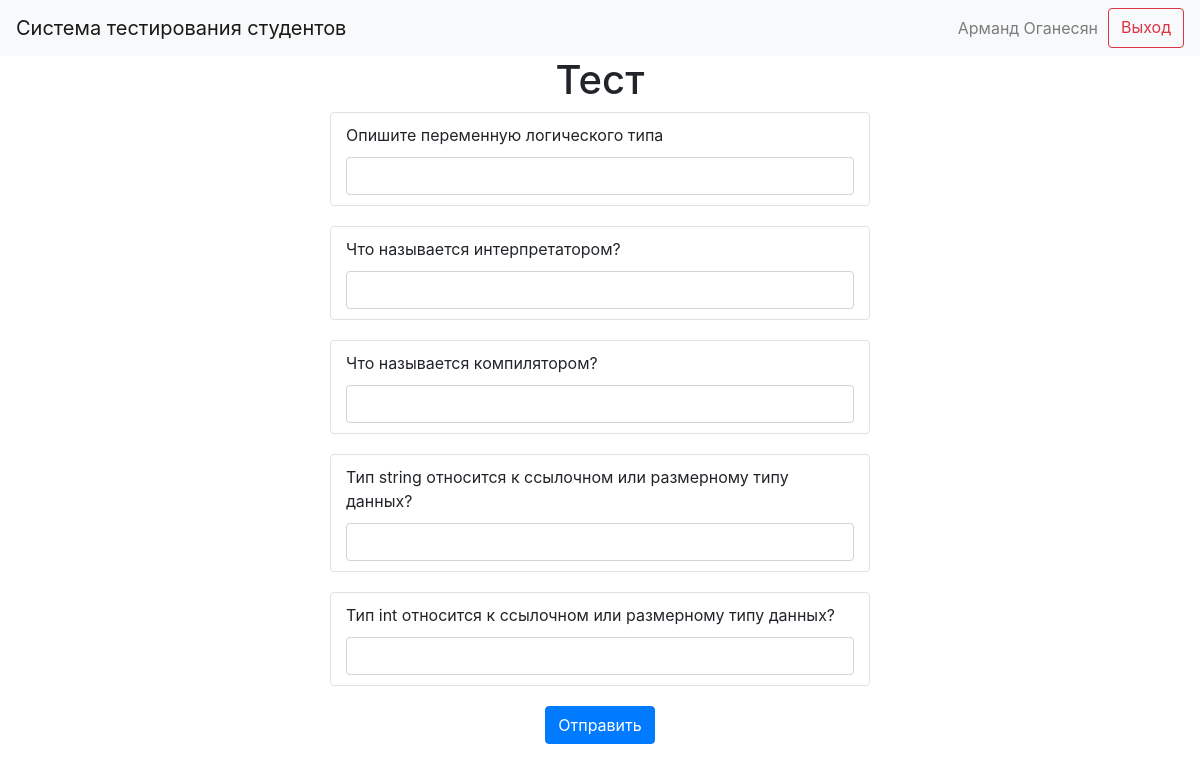
/start_test/65 (signed in), run on the app's committed database.
### data/users.py (models this page shows)
class User(SqlAlchemyBase, UserMixin):
    __tablename__ = 'users'
    id = sqlalchemy.Column(sqlalchemy.Integer,
                           primary_key=True, autoincrement=True)
    name = sqlalchemy.Column(sqlalchemy.String, nullable=True)
    group = sqlalchemy.Column(sqlalchemy.String, nullable=True, default='default')
    date_of_birth = sqlalchemy.Column(sqlalchemy.Date, nullable=True)
    user_level = sqlalchemy.Column(sqlalchemy.String, default='student')

### data/questions.py (models this page shows)
class Question(SqlAlchemyBase, UserMixin):
    __tablename__ = 'questions'
    id = sqlalchemy.Column(sqlalchemy.Integer,
                           primary_key=True, autoincrement=True)
    text = sqlalchemy.Column(sqlalchemy.String, nullable=True)
    topic_id = sqlalchemy.Column(sqlalchemy.Integer, sqlalchemy.ForeignKey('topics.id'), nullable=True)

### main.py (the view)
@app.route("/start_test/<int:test_id>")
@login_required
def start_test(test_id):
    db_sess = db_session.create_session()
    test = db_sess.query(BlitzTest).filter(BlitzTest.id == test_id).first()
    questions = [db_sess.query(Question).filter(Question.id == test.question_1).first(),
                 db_sess.query(Question).filter(Question.id == test.question_2).first(),
                 db_sess.query(Question).filter(Question.id == test.question_3).first(),
                 db_sess.query(Question).filter(Question.id == test.question_4).first(),
                 db_sess.query(Question).filter(Question.id == test.question_5).first()]
    return render_template('test.html', test=test, questions=questions)

### data/db_session.py (called while the page is built)
def create_session() -> Session:
    global __factory
    return __factory()

### main.py (called while the page is built)
@login_manager.user_loader
def load_user(user_id):
    db_sess = db_session.create_session()
    return db_sess.query(User).get(user_id)

### templates/test.html
{% extends "base.html" %}
{% block content %}
<div class="container text-center">
    <h1>Тест</h1>
    <form action="{{ url_for('submit_test', test_id=test.id) }}" method="post">
    {% for question in questions %}
        <div class="col-md-6 mx-auto border rounded" style="margin-bottom: 20px;">
            <p class="text-left" style="margin: 10px 0;">{{ question.text }}</p>
            <input type="text" name="answer" class="form-control" style="margin: 10px 0;">
        </div>
    {% endfor %}
        <input type="submit" class="btn btn-primary" value="Отправить">
    </form>
</div>
{% endblock %}

### templates/base.html (shortened to what this page needs)
<!doctype html>
<html lang="en">
<head>
    <link rel="stylesheet"
          href="https://stackpath.bootstrapcdn.com/bootstrap/4.4.1/css/bootstrap.min.css"
>
</head>
<body>
<header>
    <nav class="navbar navbar-light bg-light">
        <a class="navbar-brand" href="/">Система тестирования студентов</a>
        {% if current_user.is_authenticated %}
        <div class="d-flex flex-row-reverse">
            <a class="btn btn-outline-danger spaced-element" style="margin-left: 10px; text-align: center;"
               href="/logout">Выход</a>
            <a class="navbar-text" style="margin-left: 10px; text-align: center;">{{ current_user.name }}</a>
        </div>
        {% endif %}
    </nav>
</header>
<main role="main" class="container">
    {% block content %}
    {% endblock %}
</main>
</body>
</html>

### data on the page
User: name "Арманд Оганесян"
Question: text "Опишите переменную логического типа"
Question: text "Что называется интерпретатором?"
Question: text "Что называется компилятором?"
Question: text "Тип string относится к ссылочном или размерному типу данных?"
Question: text "Тип int относится к ссылочном или размерному типу данных?"
